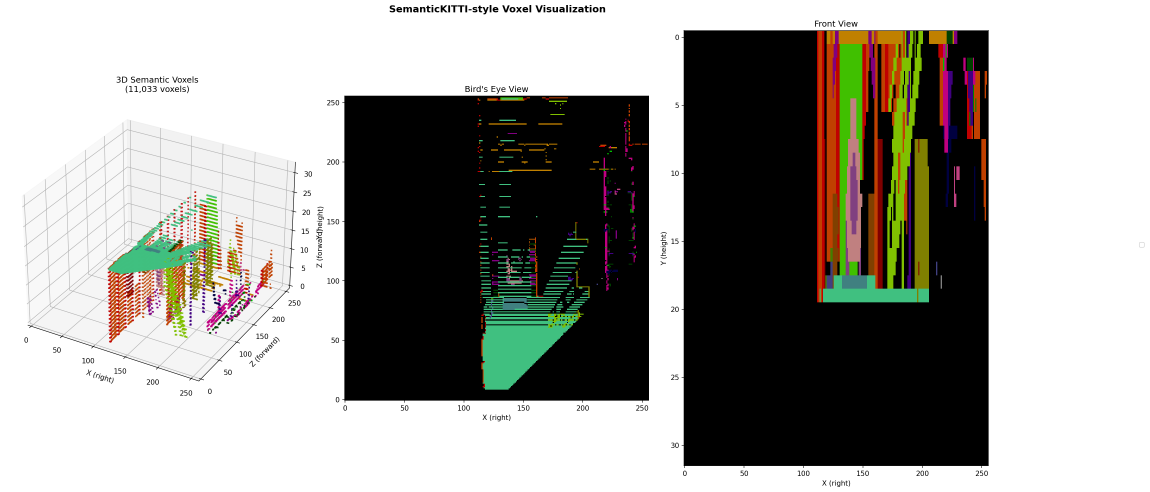
#> input picture voxel_visualization.png, 3448 x 1475 px (shown at 1/3 size); its folder holds only this picture in this run
$ python generate_voxels_fixed.py --depth_file ../../voxel_visualization.png --seg_file ../../voxel_visualization.png
#> lines starting #> are read from the running program, lines starting #| are printed output that depends on the picture
#!/usr/bin/env python3
"""
Generate voxel ground truth with FIXED output shape for SemanticKITTI model compatibility.

OUTPUT COORDINATE FRAME: LiDAR (SemanticKITTI convention)
- X: forward (index 0 of voxel grid)
- Y: left    (index 1 of voxel grid)
- Z: up      (index 2 of voxel grid)

Transformation from TartanAir Camera frame:
- Camera: X-right, Y-down, Z-forward
- LiDAR:  X-forward, Y-left, Z-up
- X_lidar = Z_cam, Y_lidar = -X_cam, Z_lidar = -Y_cam

Key features:
- Always outputs fixed shape (256, 256, 32) = (X, Y, Z) in LiDAR frame
- Uses fixed pc_range [0, -25.6, -2, 51.2, 25.6, 4.4] (SemanticKITTI standard)
- Points outside the fixed range are ignored (not causing shape changes)

SemanticKITTI model expects: (batch, 256, 256, 32) = (B, X, Y, Z)
"""

import os
import sys
import argparse
import glob
import numpy as np
import cv2
from tqdm import tqdm
from concurrent.futures import ProcessPoolExecutor, as_completed
# Try to import open3d, but make it optional
try:
    import open3d as o3d
    HAS_OPEN3D = True
except ImportError:
    HAS_OPEN3D = False
    print("Warning: open3d not available, visualization will be limited")

# =============================================================================
# FIXED Configuration for SemanticKITTI Model Compatibility
# =============================================================================

# Target output shape: (256, 256, 32) = (X, Y, Z) - SemanticKITTI standard
FIXED_OCC_SIZE = (256, 256, 32)

# Voxel size in meters
VOXEL_SIZE = 0.2

# SemanticKITTI standard pc_range
# X: 256 * 0.2 = 51.2m (forward in LiDAR frame)
# Y: 256 * 0.2 = 51.2m (left-right, centered at 0)
# Z: 32 * 0.2 = 6.4m (height)
#
# For LiDAR frame (X-forward, Y-left, Z-up):
# pc_range = [x_min, y_min, z_min, x_max, y_max, z_max]
FIXED_PC_RANGE = (
    0.0,    # x_min: start at camera/sensor position
    -25.6,  # y_min: 25.6m to the right
    -2.0,   # z_min: 2m below sensor
    51.2,   # x_max: 51.2m forward
    25.6,   # y_max: 25.6m to the left
    4.4,    # z_max: 4.4m above ground (6.4m total height)
)
# Verification: occ_size * voxel_size = range
# X: 256 * 0.2 = 51.2 ✓ (51.2 - 0.0)
# Y: 256 * 0.2 = 51.2 ✓ (25.6 - (-25.6))
# Z: 32 * 0.2 = 6.4 ✓ (4.4 - (-2.0))

# Camera intrinsics (TartanAir default)
FOCAL_LENGTH = 320.0
PRINCIPAL_POINT = (320.0, 320.0)

# Transformation: Camera (X-right, Y-down, Z-forward) -> LiDAR (X-forward, Y-left, Z-up)
CAM_TO_LIDAR = np.array([
    [0,  0,  1],   # X_lidar = Z_cam
    [-1, 0,  0],   # Y_lidar = -X_cam
    [0, -1,  0],   # Z_lidar = -Y_cam
], dtype=np.float64)

# Label mapping (TartanAir -> SemanticKITTI training classes)
LEARNING_MAP = {
    0: 0, 6: 1, 7: 2, 8: 3, 9: 4, 23: 5, 27: 6, 28: 7, 36: 8, 59: 9,
    60: 10, 64: 11, 65: 12, 69: 13, 70: 14, 72: 15, 116: 16, 123: 17,
    132: 18, 143: 19, 146: 20, 157: 21, 160: 22, 161: 23, 171: 24,
    175: 25, 180: 26, 188: 27, 191: 28, 195: 29, 199: 30, 205: 31,
    208: 32, 239: 33,
}


# =============================================================================
# Core Functions
# =============================================================================

def read_depth(depth_path):
    """Read TartanAir depth image (stored as RGBA with float32)."""
#> called with depth_path = '../../voxel_visualization.png'
    depth_rgba = cv2.imread(depth_path, cv2.IMREAD_UNCHANGED)
#> depth_rgba is the input picture: shape (1475, 3448, 4); mean B, G, R, A 151.3, 156.2, 157, 255
    if depth_rgba is None:
        raise ValueError(f"Could not load depth: {depth_path}")
    depth = depth_rgba.view("<f4")
    return np.squeeze(depth, axis=-1)


def read_seg(seg_path):
    """Read segmentation mask."""
#> called with seg_path = '../../voxel_visualization.png'
    seg = cv2.imread(seg_path, cv2.IMREAD_UNCHANGED)
    if seg is None:
        raise ValueError(f"Could not load segmentation: {seg_path}")
    if len(seg.shape) == 3:
        seg = seg[:, :, 0]
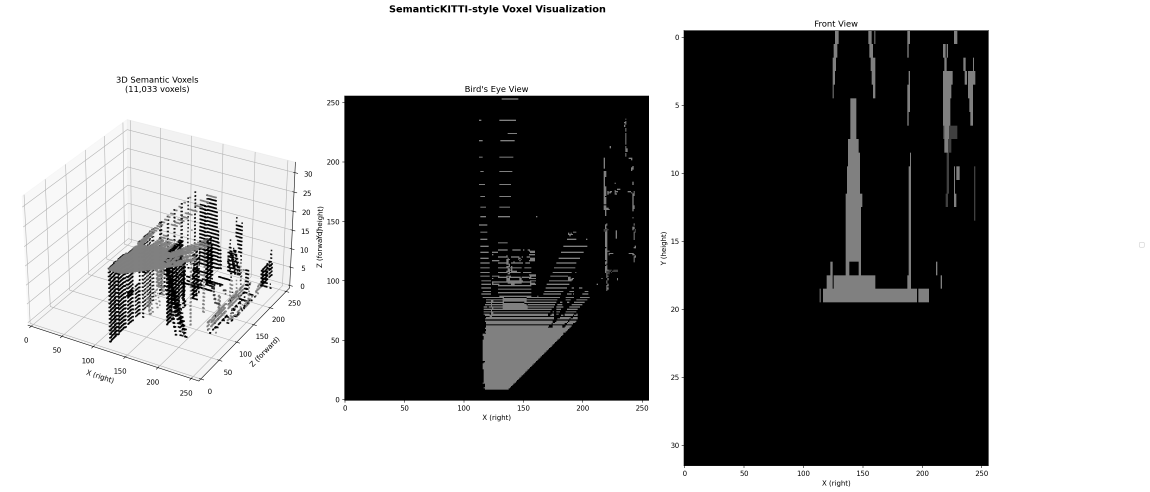
#> seg: shape (1475, 3448) (shown at 1/3 size); min 0, max 255, mean 151.3
    return seg.astype(np.uint8)


def map_labels(labels):
    """Map original TartanAir labels to training class IDs."""
    mapped = np.zeros_like(labels)
    for orig_id, learn_id in LEARNING_MAP.items():
        mapped[labels == orig_id] = learn_id
    return mapped


def depth_to_pointcloud(depth, fx=FOCAL_LENGTH, fy=FOCAL_LENGTH,
                        cx=PRINCIPAL_POINT[0], cy=PRINCIPAL_POINT[1]):
    """Convert depth image to 3D point cloud in camera frame."""
#> called with fx = 320, fy = 320, cx = 320, cy = 320
    height, width = depth.shape
#> height = 1475; width = 3448
    u = np.arange(width, dtype=np.float32)
#> u = 3448 values from 0 to 3447
    v = np.arange(height, dtype=np.float32)
#> v = 1475 values from 0 to 1474
    u, v = np.meshgrid(u, v)

    z = depth
    x = (u - cx) * z / fx
    y = (v - cy) * z / fy

    return np.stack([x, y, z], axis=-1)
#> returned value: shape (1475, 3448, 3) float32; 87.61% of the values are NaN or infinite; the others: min -3.4e+38, max 8.32e+35, mean -inf


# [6 lines left out: function transform_cam_to_lidar, not called in this run]


def generate_fixed_voxel(
    depth_path,
    seg_path,
    output_path=None,
    occ_size=FIXED_OCC_SIZE,
    pc_range=FIXED_PC_RANGE,
    min_depth=0.5,
    max_depth=80.0,
    apply_mapping=True,
    verbose=False,
):
    """
    Generate voxel ground truth with FIXED output shape.

    Args:
        depth_path: Path to depth image
        seg_path: Path to segmentation image
        output_path: Where to save .npy file (optional)
        occ_size: Fixed output shape (X, Y, Z) - default (256, 160, 256)
        pc_range: Fixed point cloud range [x_min, y_min, z_min, x_max, y_max, z_max]
        min_depth: Minimum valid depth
        max_depth: Maximum valid depth
        apply_mapping: Apply label mapping
        verbose: Print debug info

    Returns:
        voxel_grid: np.ndarray of shape occ_size with dtype uint8
    """
    # Read inputs
    depth = read_depth(depth_path)
    seg = read_seg(seg_path)

    # Convert to point cloud (camera frame)
    points_cam = depth_to_pointcloud(depth).reshape(-1, 3)
    labels = seg.reshape(-1)
    depth_flat = depth.reshape(-1)

    # Apply label mapping
    if apply_mapping:
        labels = map_labels(labels)

    # Filter valid depth
    valid_mask = (depth_flat > min_depth) & (depth_flat < max_depth)
    points_cam = points_cam[valid_mask]
#> points_cam = empty array
    labels = labels[valid_mask]
#> labels = empty array

    if verbose:
        print(f"Valid points after depth filter: {len(points_cam):,}")
#| Valid points after depth filter: 0

    if len(points_cam) == 0:
        if verbose:
            print("Warning: No valid points, returning empty voxel grid")
        voxel_grid = np.zeros(occ_size, dtype=np.uint8)
        if output_path:
            os.makedirs(os.path.dirname(output_path) or ".", exist_ok=True)
            np.save(output_path, voxel_grid)
        return voxel_grid

    # Transform to LiDAR frame (X-forward, Y-left, Z-up)
    points = transform_cam_to_lidar(points_cam)

    if verbose:
        print(f"Coordinate frame: LiDAR (X-forward, Y-left, Z-up)")
        print(f"Point cloud bounds (LiDAR frame):")
        print(f"  X (forward): [{points[:, 0].min():.2f}, {points[:, 0].max():.2f}]")
        print(f"  Y (left):    [{points[:, 1].min():.2f}, {points[:, 1].max():.2f}]")
        print(f"  Z (up):      [{points[:, 2].min():.2f}, {points[:, 2].max():.2f}]")
        print(f"Fixed pc_range: {pc_range}")
        print(f"  X: [{pc_range[0]}, {pc_range[3]}]")
        print(f"  Y: [{pc_range[1]}, {pc_range[4]}]")
        print(f"  Z: [{pc_range[2]}, {pc_range[5]}]")
        print(f"Fixed occ_size: {occ_size} (X, Y, Z)")

    # Convert to numpy arrays
    occ_size = np.array(occ_size)
    pc_range = np.array(pc_range)

    # Filter points within fixed pc_range
    in_range = (
        (points[:, 0] >= pc_range[0]) & (points[:, 0] < pc_range[3]) &
        (points[:, 1] >= pc_range[1]) & (points[:, 1] < pc_range[4]) &
        (points[:, 2] >= pc_range[2]) & (points[:, 2] < pc_range[5])
    )

    points_in = points[in_range]
    labels_in = labels[in_range]

    if verbose:
        pct = 100.0 * len(points_in) / max(1, len(points))
        print(f"Points in fixed range: {len(points_in):,} / {len(points):,} ({pct:.1f}%)")

    # Create voxel grid with FIXED size
    voxel_grid = np.zeros(occ_size, dtype=np.uint8)

    if len(points_in) == 0:
        if verbose:
            print("Warning: No points in range, returning empty voxel grid")
        if output_path:
            os.makedirs(os.path.dirname(output_path) or ".", exist_ok=True)
            np.save(output_path, voxel_grid)
        return voxel_grid

    # Compute voxel indices
    voxel_size = (pc_range[3:6] - pc_range[0:3]) / occ_size
    voxel_indices = ((points_in - pc_range[0:3]) / voxel_size).astype(np.int32)
    voxel_indices = np.clip(voxel_indices, 0, occ_size - 1)

    # Majority voting for overlapping points
    voxel_labels = {}
    for idx, label in zip(voxel_indices, labels_in):
        key = (idx[0], idx[1], idx[2])
        if key not in voxel_labels:
            voxel_labels[key] = []
        voxel_labels[key].append(label)

    for key, label_list in voxel_labels.items():
        label_array = np.array(label_list)
        non_zero = label_array[label_array > 0]
        if len(non_zero) > 0:
            unique, counts = np.unique(non_zero, return_counts=True)
            voxel_grid[key] = unique[np.argmax(counts)]

    if verbose:
        print(f"Occupied voxels: {np.sum(voxel_grid > 0):,}")
        print(f"Output shape: {voxel_grid.shape} (X, Y, Z) in LiDAR frame")

    # Verify output shape matches expected
    expected_shape = tuple(occ_size) if isinstance(occ_size, np.ndarray) else occ_size
    assert voxel_grid.shape == expected_shape, \
        f"Shape mismatch: got {voxel_grid.shape}, expected {expected_shape}"

    # Save
    if output_path:
        os.makedirs(os.path.dirname(output_path) or ".", exist_ok=True)
        np.save(output_path, voxel_grid)
        if verbose:
            print(f"Saved: {output_path}")

    return voxel_grid


# [114 lines left out: functions _worker, process_dataset, not called in this run]


def main():
    parser = argparse.ArgumentParser(
        description='Generate FIXED-SIZE voxel labels for SemanticKITTI model compatibility'
    )
    parser.add_argument('--depth_file', default="data/tartanair/CarWelding/Data_easy/P000/depth_lcam_front/000000_lcam_front_depth.png", type=str, help='Single depth file')
    parser.add_argument('--seg_file', default ="data/tartanair/CarWelding/Data_easy/P000/seg_lcam_front/000000_lcam_front_seg.png", type=str, help='Single segmentation file')
    parser.add_argument('--data_root', type=str, help='Dataset root for batch')
    parser.add_argument('--output', type=str, help='Output file/directory')
    parser.add_argument('--camera', type=str, default='lcam_front')
    parser.add_argument('--num_workers', type=int, default=1)
    parser.add_argument('--min_depth', type=float, default=0.5)
    parser.add_argument('--max_depth', type=float, default=80.0)
    parser.add_argument('--verbose', '-v', action='store_true')

    # Allow custom occ_size (defaults match SemanticKITTI: 256, 256, 32)
    parser.add_argument('--occ_x', type=int, default=256)
    parser.add_argument('--occ_y', type=int, default=256)
    parser.add_argument('--occ_z', type=int, default=32)

    args = parser.parse_args()

    occ_size = (args.occ_x, args.occ_y, args.occ_z)

    # Recompute pc_range based on occ_size if custom size provided
    if occ_size != FIXED_OCC_SIZE:
        # Compute pc_range to maintain 0.2m voxel size
        # Following SemanticKITTI convention: Y centered, Z starts at -2
        pc_range = (
            0.0,                        # x_min
            -args.occ_y * 0.2 / 2,      # y_min (centered)
            -2.0,                       # z_min (fixed)
            args.occ_x * 0.2,           # x_max
            args.occ_y * 0.2 / 2,       # y_max (centered)
            -2.0 + args.occ_z * 0.2,    # z_max
        )
        print(f"Custom occ_size {occ_size}, computed pc_range: {pc_range}")
    else:
        pc_range = FIXED_PC_RANGE

    if args.depth_file and args.seg_file:
        # Single file
        voxel = generate_fixed_voxel(
            args.depth_file, args.seg_file,
            output_path=args.output,
            occ_size=occ_size,
            pc_range=pc_range,
            min_depth=args.min_depth,
            max_depth=args.max_depth,
            verbose=args.verbose or True,
        )
        print(f"Generated voxel shape: {voxel.shape}")
        print(f"Occupied voxels: {np.sum(voxel > 0):,}")

    elif args.data_root:
        # Batch processing
        process_dataset(
            args.data_root,
            output_dir=args.output,
            occ_size=occ_size,
            pc_range=pc_range,
            camera=args.camera,
            num_workers=args.num_workers,
            min_depth=args.min_depth,
            max_depth=args.max_depth,
        )
    else:
        parser.print_help()


if __name__ == "__main__":
    main()

$ run again, on visualization/lidar.png
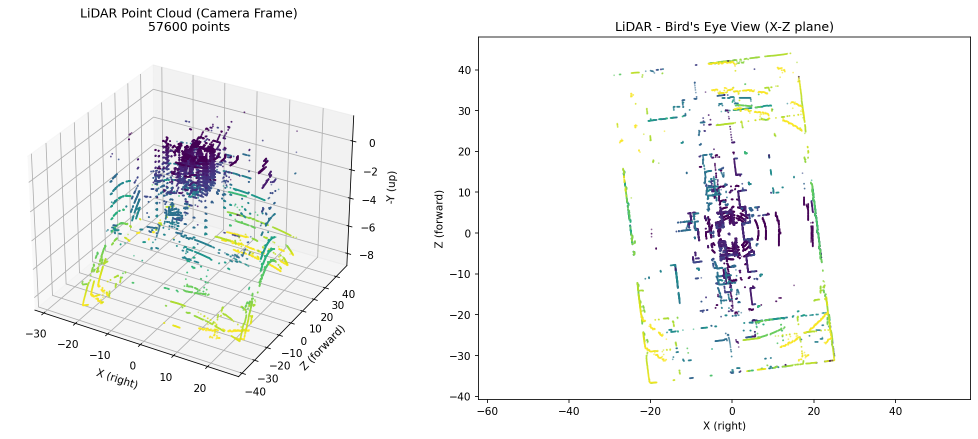
#> input picture visualization/lidar.png, 1955 x 877 px (shown at 1/2 size)
#> in read_depth, depth_rgba is the input picture: shape (877, 1955, 4); mean B, G, R, A 244.9, 245.4, 244.8, 255
#> in read_seg, `seg = seg[:, :, 0]`:
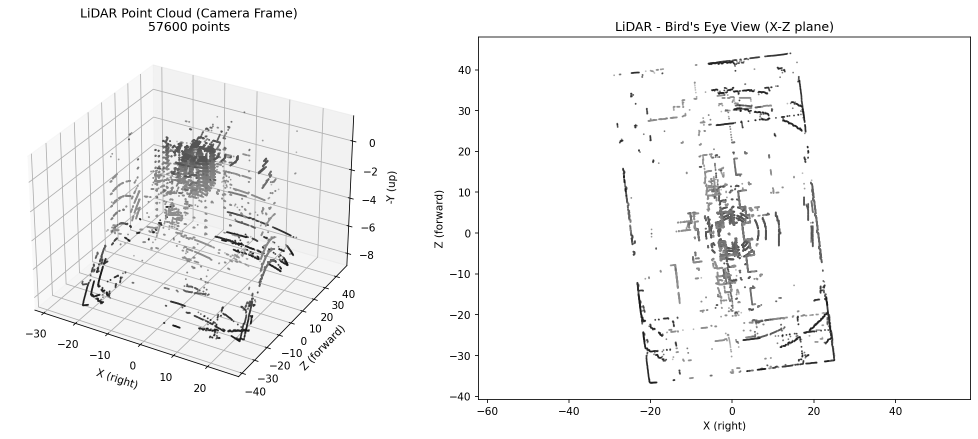
#> seg: shape (877, 1955) (shown at 1/2 size); min 0, max 255, mean 244.9
#> points_cam = empty array
#| Valid points after depth filter: 0
